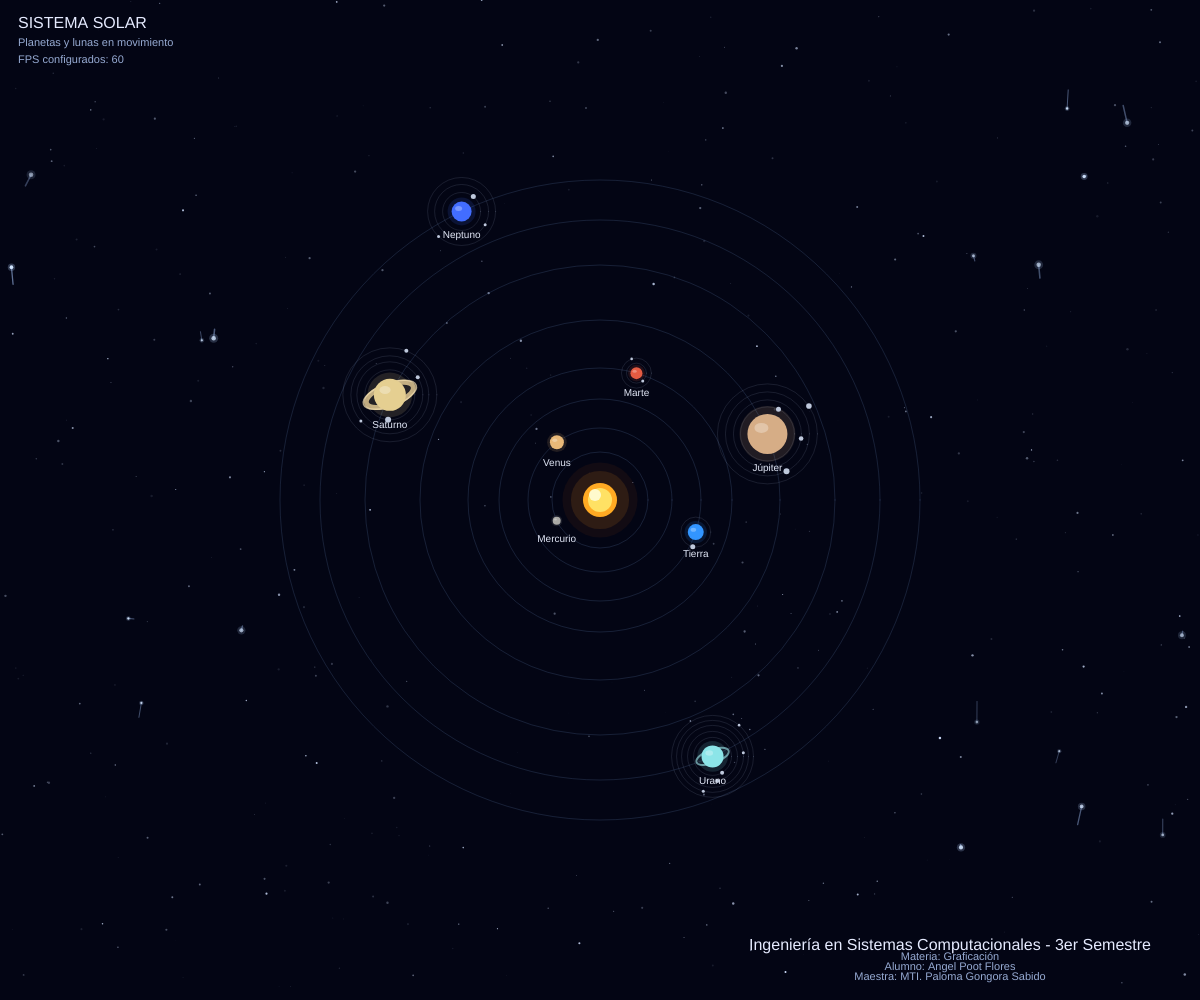
Frame 1 (no input)
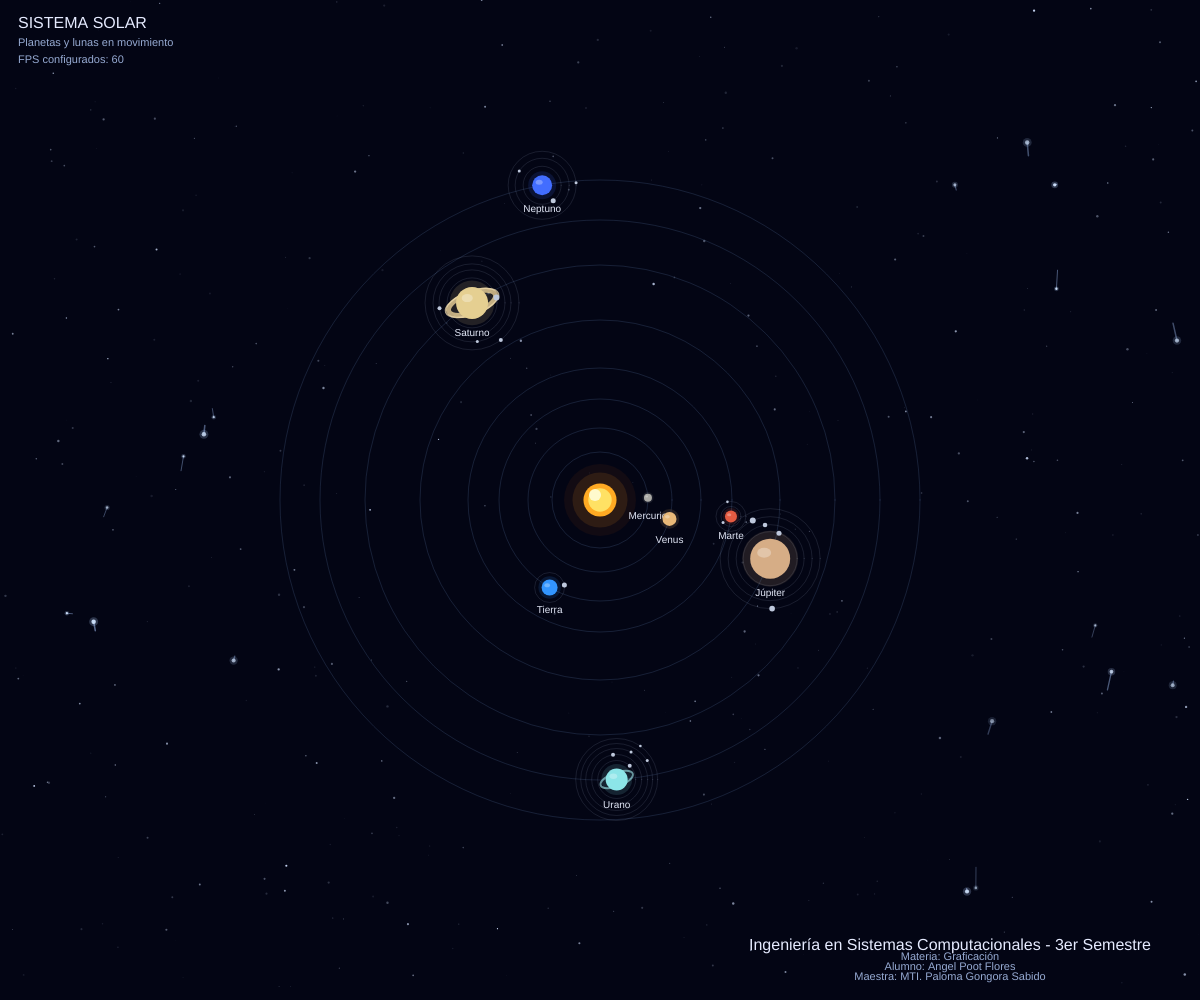
Frame 60 (no input)
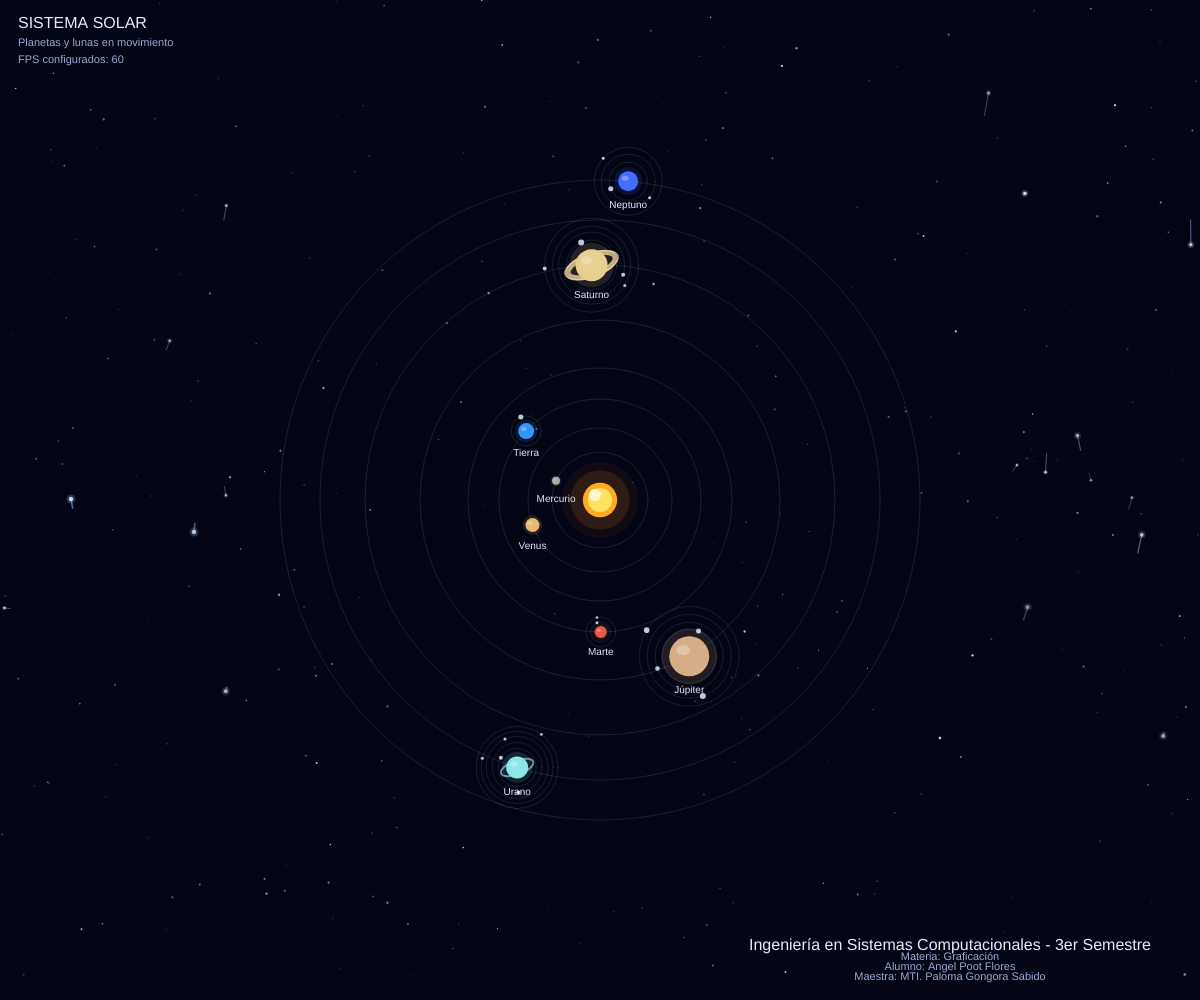
Frame 120 (the mouse pressed at the canvas centre since frame 60)

The p5.js sketch that drew these frames (run headless with seeded random() and noise() and a simulated clock; from frame 60 on, the mouse is pressed at the canvas centre):

// p5.js sketch
// ── sketch.js
let fpsObjetivo = 60; 
let fpsBase = 20;
let velocidadAnimacion = 1;

let planets = [];
let stars = [];
let meteoritos = [];
let sunPulse = 0;

const CANTIDAD_METEORITOS = 18;

function setup() {
  createCanvas(windowWidth, windowHeight);
  frameRate(fpsObjetivo);
  angleMode(RADIANS);
  noStroke();

  // Crear estrellas
  for (let i = 0; i < 350; i++) {
    stars.push({
      x: random(width),
      y: random(height),
      size: random(0.5, 2.5),
      alpha: random(80, 255),
      speed: random(0.5, 2.5),
      phase: random(TWO_PI)
    });
  }

  let data = [
    {
      name: "Mercurio", r: 4, orbit: 48,
      color: "#aaa9a5", speed: 0.020,
      moons: []
    },
    {
      name: "Venus", r: 7, orbit: 72,
      color: "#e8b878", speed: 0.014,
      moons: []
    },
    {
      name: "Tierra", r: 8, orbit: 101,
      color: "#3295ff", speed: 0.010,
      moons: [
        { name: "Luna", r: 2.5, orbit: 15, speed: 0.06 }
      ]
    },
    {
      name: "Marte", r: 6, orbit: 132,
      color: "#e45b42", speed: 0.008,
      moons: [
        { name: "Fobos", r: 1.5, orbit: 10, speed: 0.08 },
        { name: "Deimos", r: 1.3, orbit: 15, speed: -0.035 }
      ]
    },
    {
      name: "Júpiter", r: 20, orbit: 180,
      color: "#d6ad86", speed: 0.004,
      moons: [
        { name: "Ío", r: 2.5, orbit: 27, speed: 0.035 },
        { name: "Europa", r: 2.3, orbit: 34, speed: 0.025 },
        { name: "Ganímedes", r: 3, orbit: 42, speed: 0.018 },
        { name: "Calisto", r: 2.8, orbit: 50, speed: 0.012 }
      ]
    },
    {
      name: "Saturno", r: 16, orbit: 235,
      color: "#e5cf91", speed: 0.003,
      rings: true,
      moons: [
        { name: "Titán", r: 3, orbit: 25, speed: 0.025 },
        { name: "Rea", r: 2, orbit: 33, speed: 0.020 },
        { name: "Encélado", r: 1.5, orbit: 39, speed: 0.030 },
        { name: "Jápeto", r: 2, orbit: 47, speed: 0.012 }
      ]
    },
    {
      name: "Urano", r: 11, orbit: 280,
      color: "#8ce5e8", speed: 0.002,
      rings: true,
      moons: [
        { name: "Titania", r: 2, orbit: 19, speed: 0.025 },
        { name: "Oberón", r: 2, orbit: 25, speed: 0.018 },
        { name: "Ariel", r: 1.5, orbit: 31, speed: 0.030 },
        { name: "Umbriel", r: 1.5, orbit: 36, speed: 0.022 },
        { name: "Miranda", r: 1.3, orbit: 41, speed: 0.035 }
      ]
    },
    {
      name: "Neptuno", r: 10, orbit: 320,
      color: "#426dff", speed: 0.0015,
      moons: [
        { name: "Tritón", r: 2.5, orbit: 19, speed: -0.025 },
        { name: "Nereida", r: 1.5, orbit: 27, speed: 0.018 },
        { name: "Proteo", r: 1.5, orbit: 34, speed: 0.022 }
      ]
    }
  ];

  for (let p of data) {
    planets.push({
      ...p,
      angle: random(TWO_PI),
      spin: random(TWO_PI),
      moonAngles: p.moons.map(() => random(TWO_PI))
    });
  }

  for (let i = 0; i < CANTIDAD_METEORITOS; i++) {
    meteoritos.push(crearMeteorito());
  }
}

function draw() {
  background(3, 5, 20);

  velocidadAnimacion = fpsObjetivo / fpsBase;

  drawStars();

  drawMeteoritos();

  let cx = width / 2;
  let cy = height / 2;

  push();
  translate(cx, cy);

  drawSun();

  noFill();
  stroke(100, 130, 180, 55);
  strokeWeight(1);

  for (let p of planets) {
    ellipse(0, 0, p.orbit * 2, p.orbit * 2);
  }

  for (let p of planets) {
    p.angle += p.speed * velocidadAnimacion;
    p.spin += 0.01 * velocidadAnimacion;

    let px = cos(p.angle) * p.orbit;
    let py = sin(p.angle) * p.orbit;

    push();
    translate(px, py);

    noFill();
    stroke(180, 200, 230, 55);
    strokeWeight(0.6);

    for (let moon of p.moons) {
      ellipse(0, 0, moon.orbit * 2, moon.orbit * 2);
    }

    if (p.rings) {
      push();
      rotate(-0.35);
      noFill();

      if (p.name === "Saturno") {
        stroke(230, 205, 150, 210);
        strokeWeight(5);
        ellipse(0, 0, p.r * 3.1, p.r * 1.25);

        stroke(245, 225, 180, 180);
        strokeWeight(1.5);
        ellipse(0, 0, p.r * 3.5, p.r * 1.45);
      } else {
        stroke(160, 230, 235, 160);
        strokeWeight(2);
        ellipse(0, 0, p.r * 3.1, p.r * 1.25);
      }

      pop();
    }

    noStroke();
    fill(
      red(color(p.color)),
      green(color(p.color)),
      blue(color(p.color)),
      35
    );
    circle(0, 0, p.r * 2.8);

    fill(p.color);
    circle(0, 0, p.r * 2);

    fill(255, 255, 255, 75);
    ellipse(-p.r * 0.3, -p.r * 0.3, p.r * 0.7, p.r * 0.5);

    // Lunas
    for (let i = 0; i < p.moons.length; i++) {
      let moon = p.moons[i];

      p.moonAngles[i] += moon.speed * velocidadAnimacion;

      let mx = cos(p.moonAngles[i]) * moon.orbit;
      let my = sin(p.moonAngles[i]) * moon.orbit;

      noStroke();
      fill(190, 200, 220);
      circle(mx, my, moon.r * 2);
    }

    noStroke();
    fill(225, 230, 245);
    textAlign(CENTER);
    textSize(10);
    text(p.name, 0, p.r + 17);

    pop();
  }

  pop();

  drawInterface();
}

function crearMeteorito(ladoForzado) {
  let cx = width / 2;

  let limiteInterior = min(350, width * 0.40);

  let lado = ladoForzado !== undefined
    ? ladoForzado
    : (random() < 0.5 ? -1 : 1);

  let x;

  if (lado === -1) {
    x = random(5, max(6, cx - limiteInterior));
  } else {
    x = random(
      min(width - 5, cx + limiteInterior),
      max(min(width - 4, cx + limiteInterior), width - 5)
    );
  }
  let y = random(90, max(91, height - 100));

  return {
    x: x,
    y: y,
    lado: lado,
    tamano: random(1, 2.3),
    velocidadX: random(-0.35, 0.35),
    velocidadY: random(-1.5, 1.5),
    brillo: random(130, 255),
    largo: random(5, 13)
  };
}

function drawMeteoritos() {
  // Evitar meteoritos en pantallas pequeñas
  if (width < 760 || height < 200) return;

  let cx = width / 2;
  let limiteInterior = min(350, width * 0.40);

  for (let m of meteoritos) {
    // Movimiento
    m.x += m.velocidadX * velocidadAnimacion;
    m.y += m.velocidadY * velocidadAnimacion;

    let limiteIzquierdo = cx - limiteInterior;
    let limiteDerecho = cx + limiteInterior;

    let salio =
      m.y < 85 ||
      m.y > height - 95 ||
      m.x < 3 ||
      m.x > width - 3 ||
      (m.lado === -1 && m.x > limiteIzquierdo) ||
      (m.lado === 1 && m.x < limiteDerecho);

    if (salio) {
      let nuevo = crearMeteorito(m.lado);

      m.x = nuevo.x;
      m.y = nuevo.y;
      m.tamano = nuevo.tamano;
      m.velocidadX = nuevo.velocidadX;
      m.velocidadY = nuevo.velocidadY;
      m.brillo = nuevo.brillo;
      m.largo = nuevo.largo;
    }

    let colaX = m.x - m.velocidadX * m.largo * 2;
    let colaY = m.y - m.velocidadY * m.largo * 2;

    stroke(170, 200, 255, m.brillo * 0.55);
    strokeWeight(m.tamano * 0.7);
    line(colaX, colaY, m.x, m.y);

    // Cabeza brillante
    noStroke();
    fill(220, 235, 255, m.brillo);
    circle(m.x, m.y, m.tamano * 2);

    fill(180, 210, 255, m.brillo * 0.25);
    circle(m.x, m.y, m.tamano * 4);
  }

  noStroke();
}

function drawStars() {
  noStroke();

  for (let s of stars) {
    let a = map(
      sin(
        frameCount * 0.025 *
        s.speed * velocidadAnimacion + s.phase
      ),
      -1, 1, 25, s.alpha
    );

    fill(210, 225, 255, a);
    circle(s.x, s.y, s.size);

    if (random() < 0.003 * velocidadAnimacion) {
      s.phase = random(TWO_PI);
    }
  }
}

function drawSun() {
  sunPulse += 0.025 * velocidadAnimacion;

  let pulse = sin(sunPulse) * 3;

  // Halo del Sol
  noStroke();
  fill(255, 110, 15, 15);
  circle(0, 0, 75 + pulse);

  fill(255, 150, 25, 30);
  circle(0, 0, 58 + pulse);

  // Cuerpo solar
  fill(255, 170, 35);
  circle(0, 0, 34 + pulse * 0.3);

  fill(255, 225, 100);
  circle(0, 0, 24 + pulse * 0.2);

  fill(255, 250, 205);
  circle(-5, -5, 12);
}

function drawInterface() {
  push();
  noStroke();

  fill(230, 235, 255);
  textAlign(LEFT);
  textSize(16);
  text("SISTEMA SOLAR", 18, 28);

  fill(150, 170, 210);
  textSize(11);
  text("Planetas y lunas en movimiento", 18, 46);
  text("FPS configurados: " + fpsObjetivo, 18, 63);

  pop();

  // Datos del alumno
  push();
  noStroke();
  fill(230, 235, 255);
  textAlign(CENTER);
  textSize(16);
  text(
    "Ingeniería en Sistemas Computacionales - 3er Semestre",
    windowWidth - 250,
    windowHeight - 50
  );

  fill(150, 170, 210);
  textSize(11);
  text(
    "Materia: Graficación",
    windowWidth - 250,
    windowHeight - 40
  );
  text(
    "Alumno: Angel Poot Flores",
    windowWidth - 250,
    windowHeight - 30
  );
  text(
    "Maestra: MTI. Paloma Gongora Sabido",
    windowWidth - 250,
    windowHeight - 20
  );

  pop();
}

function windowResized() {
  resizeCanvas(windowWidth, windowHeight);

  // Reubicar estrellas
  for (let s of stars) {
    s.x = random(width);
    s.y = random(height);
  }

  meteoritos = [];

  for (let i = 0; i < CANTIDAD_METEORITOS; i++) {
    meteoritos.push(crearMeteorito());
  }
}
